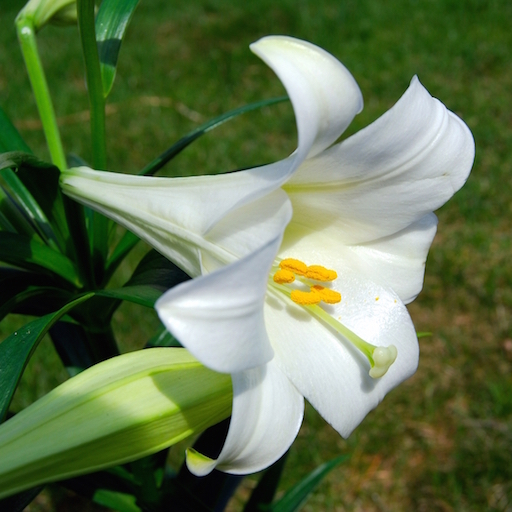
#> input picture aid1901/ml_data/lily.jpg, 512 x 512 px
$ python demo09_quant.py   (older library calls are emulated)
#> lines starting #> are read from the running program, lines starting #| are printed output that depends on the picture
# -*- coding: utf-8 -*-
from __future__ import unicode_literals
"""
demo09_quant.py  图像量化
1. 读取图片的亮度矩阵
2. 基于KMeans算法完成聚类，获取4个聚类中心的值
3. 修改图片，把每个像素亮度值都改为相应类别的均值
4. 绘制
"""
import numpy as np
import scipy.misc as sm
import scipy.ndimage as sn
import sklearn.cluster as sc
import matplotlib.pyplot as mp

img = sm.imread('../ml_data/lily.jpg', True)
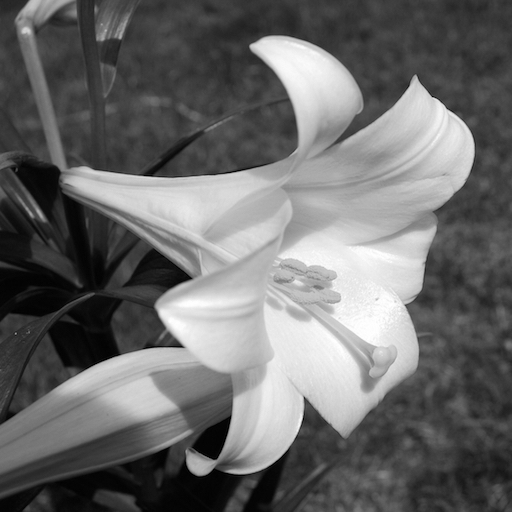
#> img: shape (512, 512) float32; min 0, max 255, mean 106.7
# 基于KMeans完成聚类
model = sc.KMeans(n_clusters=4)
x = img.reshape(-1, 1)
print(x.shape)
#| (262144, 1)
model.fit(x)
# 同model.predict(x) 返回每个样本的类别标签
y = model.labels_
print(y)
centers = model.cluster_centers_
img2 = centers[y].reshape(img.shape)
print(centers)

# 绘图
mp.subplot(121)
mp.imshow(img, cmap='gray')
mp.axis('off')  # 关闭坐标轴
mp.subplot(122)
mp.imshow(img2, cmap='gray')
mp.axis('off')  # 关闭坐标轴
mp.tight_layout()
mp.show()
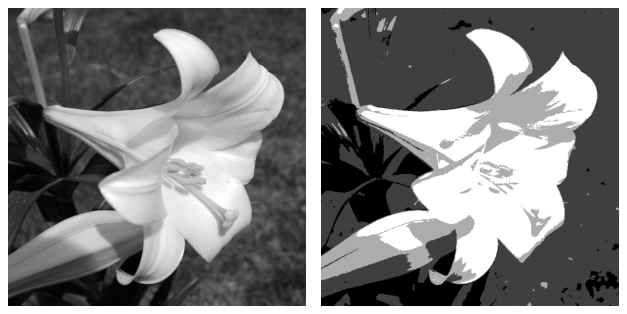
#> figure drawn by matplotlib, 2 panels

$ run again, with aid1901/ml_data/deformed.jpg copied over aid1901/ml_data/lily.jpg
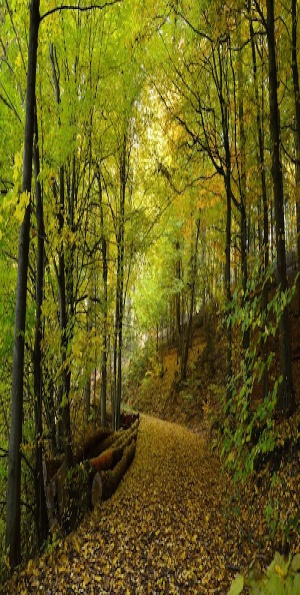
#> input picture aid1901/ml_data/deformed.jpg, 300 x 595 px
#> `img = sm.imread('../ml_data/lily.jpg', True)`:
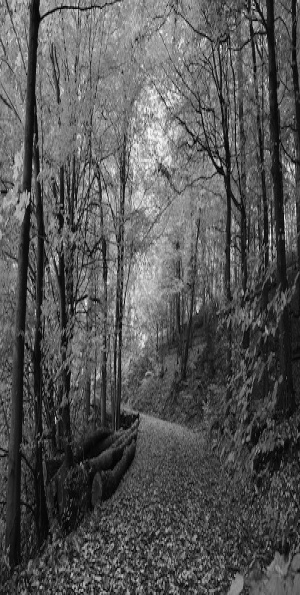
#> img: shape (595, 300) float32; min 0.897, max 250.8, mean 86.2
#| (178500, 1)
#> `mp.show()`:
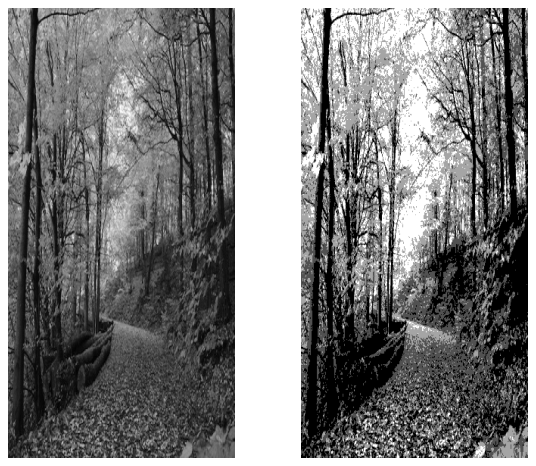
#> figure drawn by matplotlib, 2 panels
